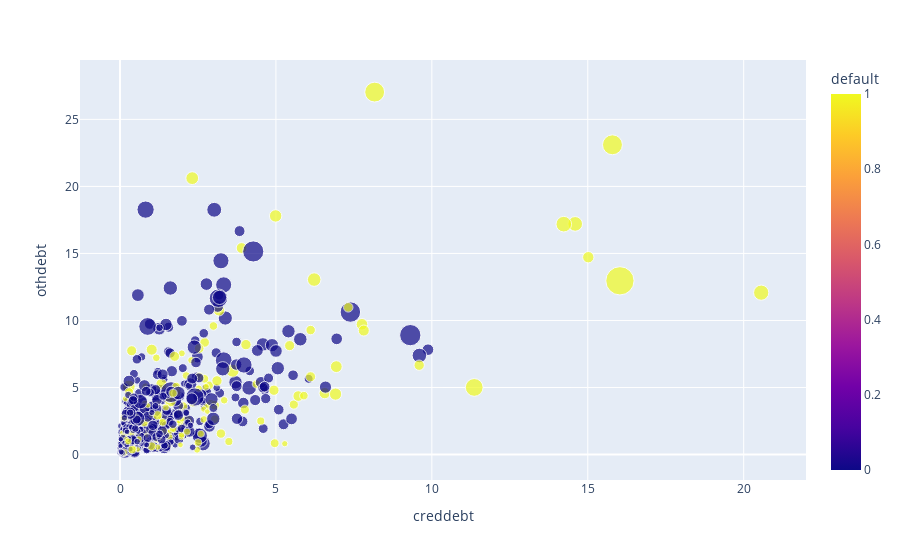

The code cell stored with this chart in its notebook:
### Code cell
fig = px.scatter(data, x = "creddebt", y = "othdebt", color = "default", 
                 size = "income",)

fig.show()

### Figure 1 — Plotly figure (JSON) as saved in the notebook; plotly's stock layout.template omitted (floating-point values rounded to 4 significant figures; data arrays with more than 128 entries replaced by an {"elided": "..."} marker saying what was removed)
{"data": [{"hovertemplate": "creddebt=%{x}<br>othdebt=%{y}<br>income=%{marker.size}<br>default=%{marker.color}<extra></extra>", "legendgroup": "", "marker": {"color": {"elided": "700 int values"}, "coloraxis": "coloraxis", "size": {"elided": "700 int values"}, "sizemode": "area", "sizeref": 1.115, "symbol": "circle"}, "mode": "markers", "name": "", "orientation": "v", "showlegend": false, "type": "scatter", "x": {"elided": "700 float values"}, "xaxis": "x", "y": {"elided": "700 float values"}, "yaxis": "y"}], "layout": {"coloraxis": {"colorbar": {"title": {"text": "default"}}, "colorscale": [[0, "#0d0887"], [0.1111, "#46039f"], [0.2222, "#7201a8"], [0.3333, "#9c179e"], [0.4444, "#bd3786"], [0.5556, "#d8576b"], [0.6667, "#ed7953"], [0.7778, "#fb9f3a"], [0.8889, "#fdca26"], [1, "#f0f921"]]}, "legend": {"itemsizing": "constant", "tracegroupgap": 0}, "margin": {"t": 60}, "xaxis": {"anchor": "y", "domain": [0, 1], "title": {"text": "creddebt"}}, "yaxis": {"anchor": "x", "domain": [0, 1], "title": {"text": "othdebt"}}}}
